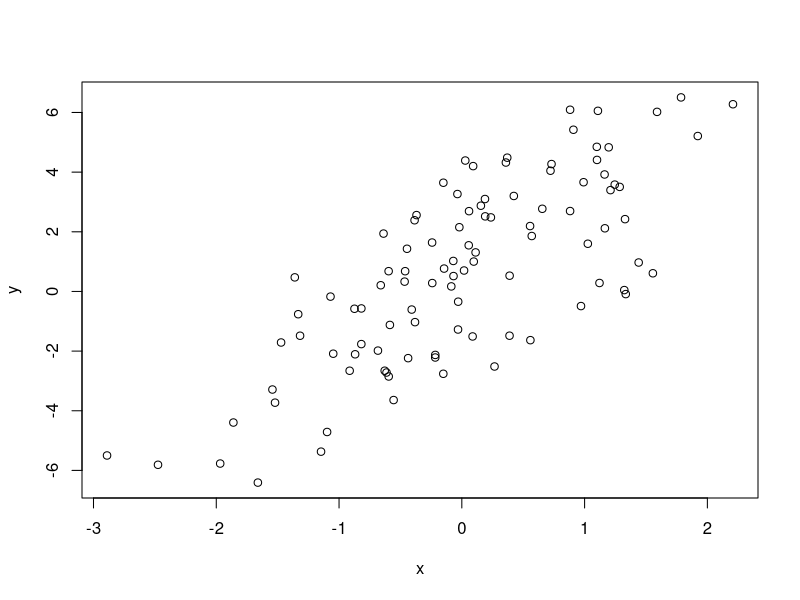
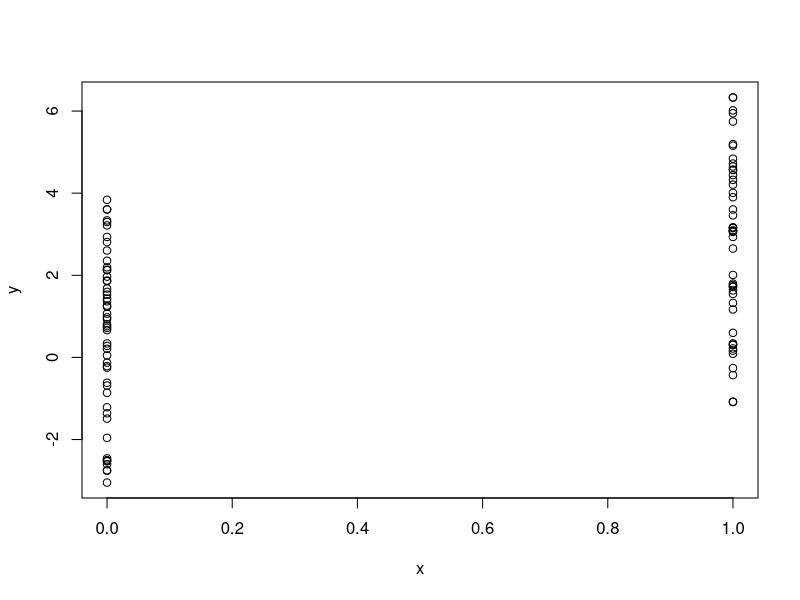
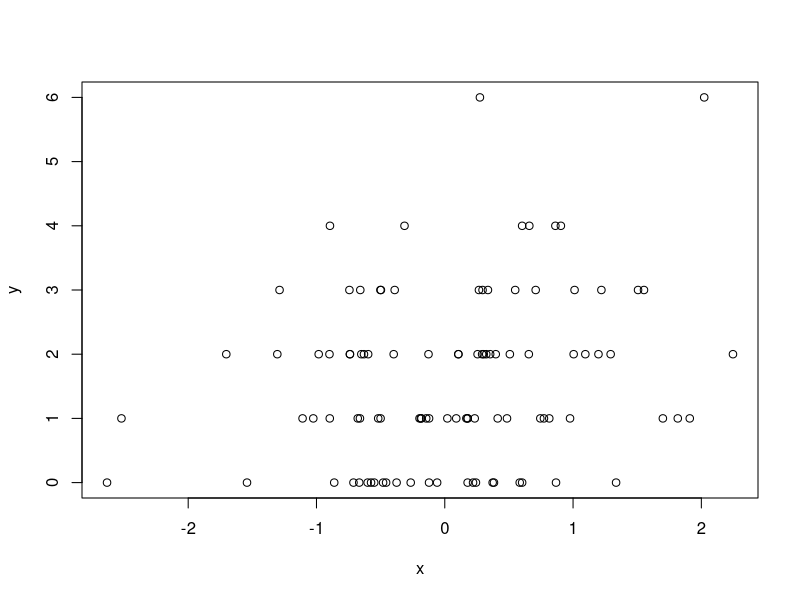

The R script that drew these images, in order:
#------------------------------------
print("simulation examples")
#rnorm: normal variates
#dnorm: normal probability density
#pnorm: evaluate the cumulative distr for norm. dist
#rpois: gen random Poisson variates

#prefixes for functions
#d - density e.g. dgamma
#r - random
#p - cumulative
#q - quantile

x<-rnorm(10)
print(summary(x))
# Min. 1st Qu.  Median    Mean 3rd Qu.    Max. 
# -1.2780 -0.7097 -0.0183  0.1774  1.0300  1.9620 

x<-rnorm(10,20,3)
print(summary(x))
# Min. 1st Qu.  Median    Mean 3rd Qu.    Max. 
# 15.45   17.19   19.97   19.78   21.63   24.94 

#------------------------------------
print("seed - random fixer -------------")
# very important to let other folks to simulate the same result!
set.seed(1) #pseduo random number generate same set
print(rnorm(5))
set.seed(1)
print(rnorm(5))
set.seed(1)
print(rnorm(5))
# [1] -0.6264538  0.1836433 -0.8356286  1.5952808  0.3295078
# [1] -0.6264538  0.1836433 -0.8356286  1.5952808  0.3295078
# [1] -0.6264538  0.1836433 -0.8356286  1.5952808  0.3295078

#------------------------------------
print("Poisson -------------")
#rate of 1
x<-rpois(10,1)
print(x)
#[1] 0 0 1 1 2 1 1 4 1 2

#rate of 20
x<-rpois(10,20)
print(x)
#[1] 26 21 17 18 18 21 16 23 22 24


#cumulative dist
#Probability x<=2
x<-ppois(2,2)
print(x)
#0.6766764 

#Probability x<=4
x<-ppois(4,2)
print(x)
#0.947347


#Probability x<=6
x<-ppois(6,2)
print(x)
#0.9954662 

#------------------------------------
print("Linear Model -------------")

#y = b0 + (b1)*x + e
#b0 = 0.5
#b1 = 2
#e~N(0.2^2)
#assume e~N(0.2^1)

set.seed(20)
x<-rnorm(100)
e<-rnorm(100,0,2)
y<-0.5+2*x+e
#str(y)
print(summary(y))
# Min. 1st Qu.  Median    Mean 3rd Qu.    Max. 
# -6.4080 -1.5400  0.6789  0.6893  2.9300  6.5050 
plot(x,y)
#see linear_model.png

#------------------------------------
print("Linear Model - Binary -------------")

#instead number, use "binary" such as gender (e.g. male / female)
x<-rbinom(100,1,0.5)
y<-0.5+2*x+e
plot(x,y)
#see linear_model_binom.png
#spread either 0 or 1 but you will see the linear trend


#------------------------------------
print("Linear Model- Poisson -------------")
#e.g. error distribution
x<-rnorm(100)
log.mu<-0.5+0.3*x
y<-rpois(100,exp(log.mu))
print(summary(y))
# Min. 1st Qu.  Median    Mean 3rd Qu.    Max. 
# 0.00    1.00    1.00    1.61    2.00    6.00 
plot(x,y)
#see linear_model_poisson.png
#linear trend again


#------------------------------------
print("Sampling -------------")
set.seed(1)
#pick 4 numbers
print(sample(1:10,4))
#3 4 5 7

print(sample(letters,4))
#"f" "w" "y" "p"

#just shuffle - permutation
print(sample(1:10))
# 7  1  2  8  5 10  4  6  3  9

#sample with replacement
print(sample(1:10), replace=T)
#maybe multiple times





